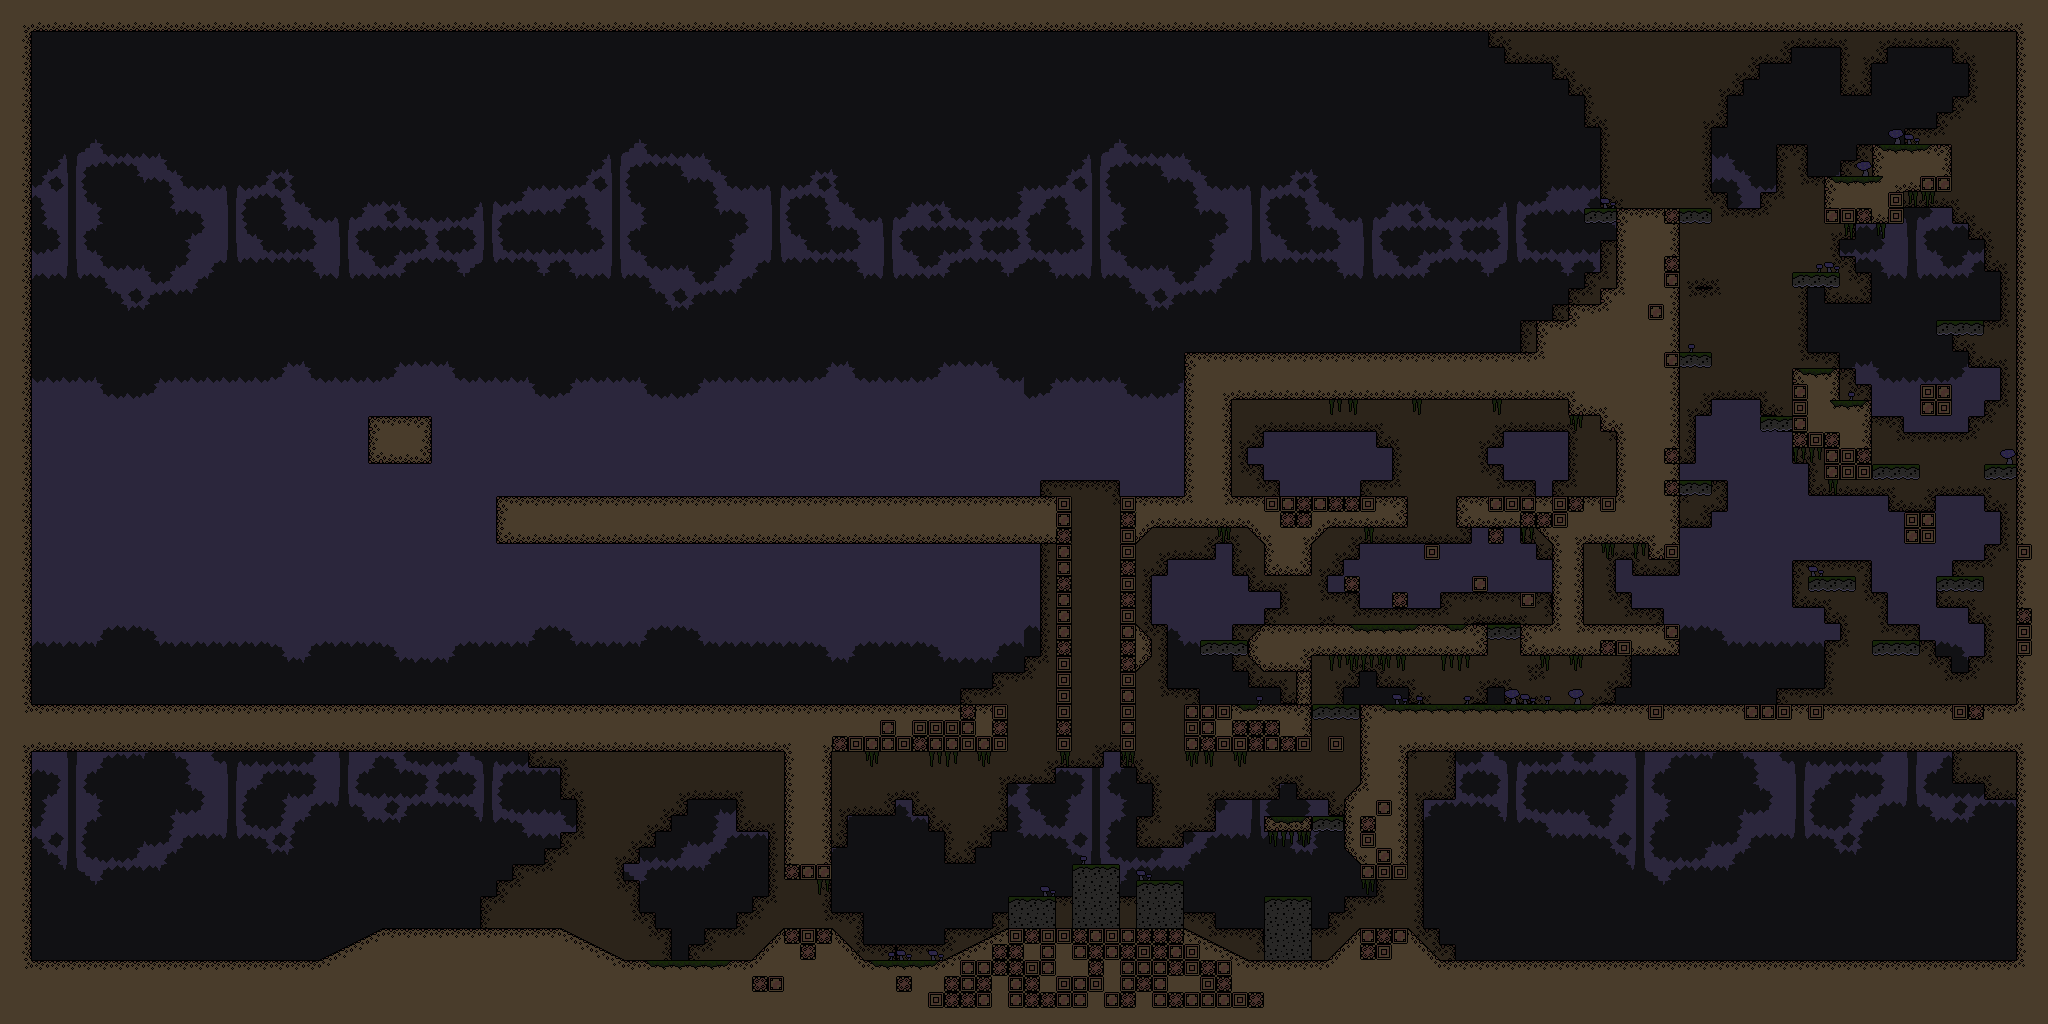

Rendered tile map (Tiled .tmx) drawn with the repository's tilesets; below, a short description and the map source with its tile grids summarised:
An orthogonal 128x64 tile map with 16x16 px tiles, 10 tile layers (Background, Background_Ground, Darkness, Platforms2, ...).

<map version="1.2" tiledversion="1.2.0" orientation="orthogonal" renderorder="right-down" width="128" height="64" tilewidth="16" tileheight="16" infinite="0" nextlayerid="34" nextobjectid="1">
 <tileset firstgid="1" source="../../../../16bit_DeathBros/Assets/Tiled2Unity/TiledMaps/NES_16x16_cave.tsx" />
 <layer id="24" name="Background" width="128" height="64">
  <data>[8192 cells, 8192 non-empty, 26 distinct tile ids]</data>
 </layer>
 <layer id="25" name="Background_Ground" width="128" height="64">
  <data>[8192 cells, 2238 non-empty, 13 distinct tile ids]</data>
 </layer>
 <layer id="26" name="Darkness" width="128" height="64" opacity="0.4">
  <data>[8192 cells, 8192 non-empty, 1 distinct tile ids]</data>
 </layer>
 <layer id="27" name="Platforms2" width="128" height="64">
  <data>[8192 cells, 0 non-empty, 0 distinct tile ids]</data>
 </layer>
 <layer id="28" name="Platforms" width="128" height="64">
  <data>[8192 cells, 101 non-empty, 12 distinct tile ids]</data>
 </layer>
 <layer id="29" name="Ground" width="128" height="64">
  <data>[8192 cells, 2040 non-empty, 39 distinct tile ids]</data>
 </layer>
 <layer id="30" name="Gras" width="128" height="64">
  <data>[8192 cells, 339 non-empty, 12 distinct tile ids]</data>
 </layer>
 <layer id="31" name="Collision" width="128" height="64" opacity="0">
  <properties>
   <property name="unity:layer" value="Collision" />
  </properties>
  <data>[8192 cells, 2026 non-empty, 9 distinct tile ids]</data>
 </layer>
 <layer id="32" name="Platforms" width="128" height="64" opacity="0">
  <properties>
   <property name="unity:layer" value="Platform" />
  </properties>
  <data>[8192 cells, 52 non-empty, 1 distinct tile ids]</data>
 </layer>
 <layer id="33" name="Platforms2" width="128" height="64" opacity="0">
  <properties>
   <property name="unity:layer" value="Platform" />
  </properties>
  <data>[8192 cells, 0 non-empty, 0 distinct tile ids]</data>
 </layer>
</map>
